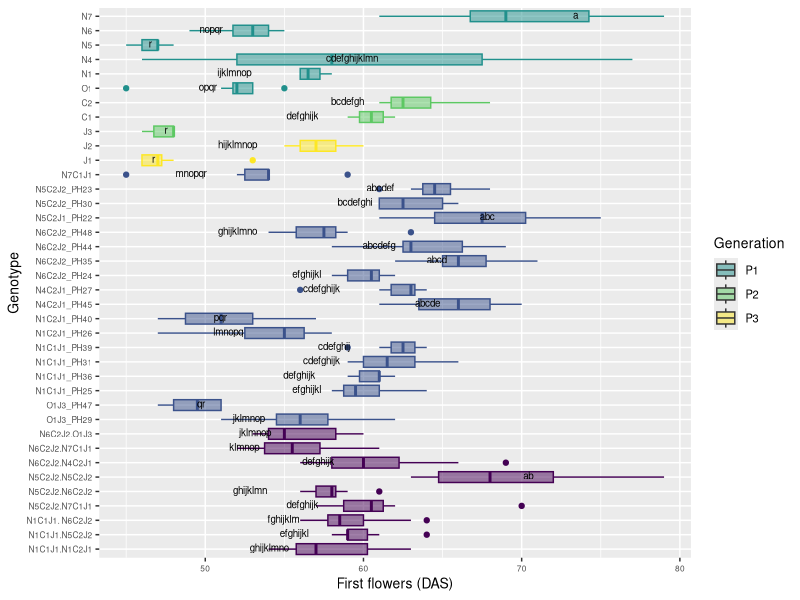

Generate this figure with R:
# Comparison 2XY: Novel allohexaploids

#load packages 
install.packages("multcompView")
install.packages("viridis")
library(viridis)

library(tidyverse)
library(dplyr)
library(ggplot2)
library(ggpubr)
library(datasets)
library(multcompView)


# vollständige Rohdatentabelle laden ######
getwd()
DATA <- read_csv("EPPN raw data complete 220419.csv")
View(DATA)


#drop first column
DATA = DATA[,2:37]
View(DATA)

#Comparison 2XY	einschließlich JO allohexaploids
# Aim: to determine if the NCJ allohexaploids have more similarity to each other than to their parent genotypes 

#### subsetting #####
#IMPORTANT: N5C2J2.N5C2J1_PH43 has only one parent genotype: N5C2J2 (PH30 and PH23), 
# N5C2J1_PH42 was wrong, deleted from subsetting group 4

comp_2XY4 <- DATA[DATA$Genotype %in% c("N5", "N6", "N1", "N4", "N7","C1", "C2", "J1", "J2", 
                                      "O1", "J3",
                                      
                                      "N6C2J2_PH24", "N6C2J2_PH35", "N6C2J2_PH44", "N6C2J2_PH48", 
                                     "N5C2J1_PH22", "N5C2J2_PH30", "N5C2J2_PH23", "N1C1J1_PH25", "N1C1J1_PH36", 
                                     "N1C1J1_PH31", "N1C1J1_PH39", "N1C2J1_PH26", "N1C2J1_PH40", "N4C2J1_PH45",
                                     "N4C2J1_PH27", "N7C1J1",
                                     "O1J3_PH29", "O1J3_PH47",
                                     
                                     "N1C1J1.N5C2J2", "N6C2J2.N7C1J1", "N5C2J2.N7C1J1", "N1C1J1. N6C2J2",
                                     "N5C2J2.N6C2J2","N1C1J1.N1C2J1", "N5C2J2.N5C2J2", "N6C2J2.N4C2J1", "N6C2J2.O1J3"), ]
head(comp_2XY4)
View(comp_2XY4)

#create column giving generation###############################################
#N5C2J1_PH42 removed!!!######################################################## 
comp_2XY4 <- comp_2XY4 %>%
  mutate(Generation = case_when(
  Genotype == "O1" ~ "P1",
  Genotype == "J3" ~ "P2",
  Genotype == "N1" ~ "P1",
  Genotype == "N4" ~ "P1",
  Genotype == "N5" ~ "P1",
  Genotype == "N6" ~ "P1",
  Genotype == "N7" ~ "P1",
  Genotype == "C1" ~ "P2",
  Genotype == "C2" ~ "P2",
  Genotype == "J1" ~ "P3",
  Genotype == "J2" ~ "P3",
  Genotype == "O1J3_PH29" ~ "novel allohexaploid",
  Genotype == "O1J3_PH47" ~ "novel allohexaploid",
  Genotype == "N5C2J1_PH22" ~ "novel allohexaploid",
  Genotype == "N5C2J2_PH23" ~ "novel allohexaploid",
  Genotype == "N6C2J2_PH24" ~ "novel allohexaploid",
  Genotype == "N1C1J1_PH25" ~ "novel allohexaploid",
  Genotype == "N1C2J1_PH26" ~ "novel allohexaploid",
  Genotype == "N4C2J1_PH27" ~ "novel allohexaploid",
  Genotype == "N5C2J2_PH30" ~ "novel allohexaploid",
  Genotype == "N1C1J1_PH31" ~ "novel allohexaploid",
  Genotype == "N6C2J2_PH35" ~ "novel allohexaploid",
  Genotype == "N1C1J1_PH36" ~ "novel allohexaploid",
  Genotype == "N1C1J1_PH39" ~ "novel allohexaploid",
  Genotype == "N1C2J1_PH40" ~ "novel allohexaploid",
  Genotype == "N6C2J2_PH44" ~ "novel allohexaploid",
  Genotype == "N4C2J1_PH45" ~ "novel allohexaploid",
  Genotype == "N6C2J2_PH48" ~ "novel allohexaploid",
  Genotype == "N7C1J1" ~ "novel allohexaploid",
  Genotype == "N1C1J1.N5C2J2" ~ "allohexaploid hybrid",
  Genotype == "N1C1J1.N1C2J1" ~ "allohexaploid hybrid",
  Genotype == "N5C2J2.N7C1J1" ~ "allohexaploid hybrid",
  Genotype == "N5C2J2.N5C2J2" ~ "allohexaploid hybrid",
  Genotype == "N1C1J1. N6C2J2" ~ "allohexaploid hybrid",
  Genotype == "N5C2J2.N6C2J2" ~ "allohexaploid hybrid",
  Genotype == "N6C2J2.O1J3" ~ "allohexaploid hybrid",
  Genotype == "N6C2J2.N4C2J1" ~ "allohexaploid hybrid",
  Genotype == "N6C2J2.N7C1J1" ~ "allohexaploid hybrid"))
view(comp_2XY4)

# ANOVA, Tukey & Boxplot with CLD according to Rosane Rech##########################################################
# loading the appropriate libraries
library(datasets)

#remove previous objects
rm(anova)
rm(tukey)
rm(cld)
rm(Tk)

# analysis of variance
anova <- aov(first_flowers_DAS ~ Genotype, data = comp_2XY4)
summary(anova)

# Tukey's test
tukey <- TukeyHSD(anova)
print(tukey)

# compact letter display
cld <- multcompLetters4(anova, tukey)
print(cld)

# table with factors and 3rd quantile
Tk <- group_by(comp_2XY4, Genotype) %>%
  summarise(mean = round(mean(first_flowers_DAS, na.rm = TRUE), digits = 1), quant = round(quantile(first_flowers_DAS, probs = 0.75, na.rm = TRUE), digits = 1)) %>%
  arrange(desc(mean)) #WICHTIG: arrange(desc(mean)) muss hier rein!!!

# extracting the compact letter display and adding to the Tk table
cld <- as.data.frame.list(cld$Genotype)
Tk$cld <- cld$Letters
print(Tk) # print dient der Überprüfung: Mittelwerte und Letter code 
# in der gleichen Reihenfolge angeordnet?


#create column giving generation###############################################
#N5C2J1_PH42 removed!!!########################################################
ANOVA_Tukey_2XY4 <- Tk %>%
  mutate(Generation = case_when(
    Genotype == "O1" ~ "P1",
    Genotype == "J3" ~ "P2",
    Genotype == "N1" ~ "P1",
    Genotype == "N4" ~ "P1",
    Genotype == "N5" ~ "P1",
    Genotype == "N6" ~ "P1",
    Genotype == "N7" ~ "P1",
    Genotype == "C1" ~ "P2",
    Genotype == "C2" ~ "P2",
    Genotype == "J1" ~ "P3",
    Genotype == "J2" ~ "P3",
    Genotype == "O1J3_PH29" ~ "novel allohexaploid",
    Genotype == "O1J3_PH47" ~ "novel allohexaploid",
    Genotype == "N5C2J1_PH22" ~ "novel allohexaploid",
    Genotype == "N5C2J2_PH23" ~ "novel allohexaploid",
    Genotype == "N6C2J2_PH24" ~ "novel allohexaploid",
    Genotype == "N1C1J1_PH25" ~ "novel allohexaploid",
    Genotype == "N1C2J1_PH26" ~ "novel allohexaploid",
    Genotype == "N4C2J1_PH27" ~ "novel allohexaploid",
    Genotype == "N5C2J2_PH30" ~ "novel allohexaploid",
    Genotype == "N1C1J1_PH31" ~ "novel allohexaploid",
    Genotype == "N6C2J2_PH35" ~ "novel allohexaploid",
    Genotype == "N1C1J1_PH36" ~ "novel allohexaploid",
    Genotype == "N1C1J1_PH39" ~ "novel allohexaploid",
    Genotype == "N1C2J1_PH40" ~ "novel allohexaploid",
    Genotype == "N6C2J2_PH44" ~ "novel allohexaploid",
    Genotype == "N4C2J1_PH45" ~ "novel allohexaploid",
    Genotype == "N6C2J2_PH48" ~ "novel allohexaploid",
    Genotype == "N7C1J1" ~ "novel allohexaploid",
    Genotype == "N1C1J1.N5C2J2" ~ "allohexaploid hybrid",
    Genotype == "N1C1J1.N1C2J1" ~ "allohexaploid hybrid",
    Genotype == "N5C2J2.N7C1J1" ~ "allohexaploid hybrid",
    Genotype == "N5C2J2.N5C2J2" ~ "allohexaploid hybrid",
    Genotype == "N1C1J1. N6C2J2" ~ "allohexaploid hybrid",
    Genotype == "N5C2J2.N6C2J2" ~ "allohexaploid hybrid",
    Genotype == "N6C2J2.O1J3" ~ "allohexaploid hybrid",
    Genotype == "N6C2J2.N4C2J1" ~ "allohexaploid hybrid",
    Genotype == "N6C2J2.N7C1J1" ~ "allohexaploid hybrid"))

view(ANOVA_Tukey_2XY4)

# Reorder factor levels in comp_2XY4
#N5C2J1_PH42 removed!!!##
comp_2XY4ord <- comp_2XY4                             
comp_2XY4ord$Genotype <- factor(comp_2XY4ord$Genotype,     
                                levels = c("N1C1J1.N1C2J1", "N1C1J1.N5C2J2", "N1C1J1. N6C2J2", 
                                           "N5C2J2.N7C1J1", "N5C2J2.N6C2J2", "N5C2J2.N5C2J2", 
                                           "N6C2J2.N4C2J1", "N6C2J2.N7C1J1", "N6C2J2.O1J3",
                                           
                                           "O1J3_PH29", "O1J3_PH47",
                                           "N1C1J1_PH25", "N1C1J1_PH36","N1C1J1_PH31", "N1C1J1_PH39", 
                                           "N1C2J1_PH26", "N1C2J1_PH40", 
                                           "N4C2J1_PH45","N4C2J1_PH27",
                                           "N6C2J2_PH24", "N6C2J2_PH35", "N6C2J2_PH44", "N6C2J2_PH48", 
                                           "N5C2J1_PH22", 
                                           "N5C2J2_PH30", "N5C2J2_PH23", 
                                           "N7C1J1",
                                           
                                           "J1", "J2", "J3", "C1", "C2", "O1", "N1", "N4", "N5", "N6", "N7"))

ANOVA_Tukey_2XY4ord <- ANOVA_Tukey_2XY4
ANOVA_Tukey_2XY4ord$Genotype <- factor(ANOVA_Tukey_2XY4ord$Genotype,     
                                  levels = c("N1C1J1.N1C2J1", "N1C1J1.N5C2J2", "N1C1J1. N6C2J2", 
                                             "N5C2J2.N7C1J1", "N5C2J2.N6C2J2", "N5C2J2.N5C2J2", 
                                             "N6C2J2.N4C2J1", "N6C2J2.N7C1J1", "N6C2J2.O1J3",
                                             
                                             "O1J3_PH29", "O1J3_PH47",
                                             "N1C1J1_PH25", "N1C1J1_PH36","N1C1J1_PH31", "N1C1J1_PH39", 
                                             "N1C2J1_PH26", "N1C2J1_PH40", 
                                             "N4C2J1_PH45","N4C2J1_PH27",
                                             "N6C2J2_PH24", "N6C2J2_PH35", "N6C2J2_PH44", "N6C2J2_PH48", 
                                             "N5C2J1_PH22", 
                                             "N5C2J2_PH30", "N5C2J2_PH23", 
                                             "N7C1J1",
                                             
                                             "J1", "J2", "J3", "C1", "C2", "O1", "N1", "N4", "N5", "N6", "N7"))


#boxplot first_flowers_DAS 2XY4
ggplot(comp_2XY4ord, aes(Genotype, first_flowers_DAS, fill = Generation, color = Generation)) + 
  geom_boxplot() +
  labs(x="Genotype", y="First flowers (DAS)") +
  geom_text(data = ANOVA_Tukey_2XY4, aes(x = Genotype, y = quant, label = cld), color = "black", size = 2.5, vjust = 0.3, hjust = 3) +
  coord_flip() +
  theme(axis.title = element_text(size = 14),
        legend.text = element_text(size = 8),
        legend.title = element_text(size = 10),
        axis.title.x = element_text(size = 10),
        axis.title.y = element_text(size = 10),
        axis.text.x = element_text(size = 6),
        axis.text.y = element_text(size = 6)) +
  scale_color_viridis(discrete = TRUE, option = "D", direction = 1, guide = "none", alpha = 1) +  #legend removed by guide = "none" 
  scale_fill_viridis(discrete = TRUE, option = "D", direction = 1, alpha = 0.5,
                     breaks=c("P1", "P2", "P3", "novel allohex", "allohex hybrid"),
                     labels=c("P1", "P2", "P3", "novel allohexaploids", "allohexaploid hybrids")) ##reorder legend labels!
